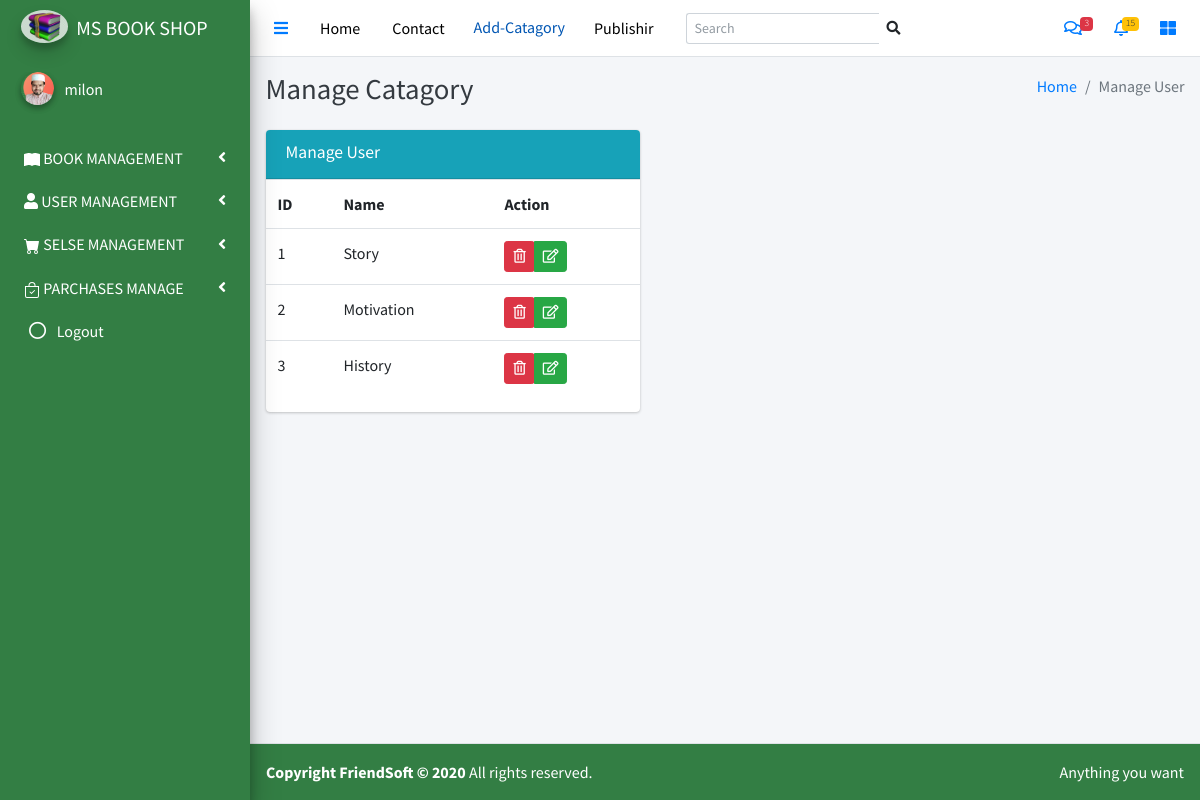
Page /manage-catagory (signed in) on the committed database.
### tables this page shows
create table lib_catagory(
id int(10) primary key auto_increment,
name varchar(20) not null,
created_at timestamp
);

### db_config.php (called while the page is built, shortened)
<?php
$ex="lib_";
?>

### models/Catagory.class.php (called while the page is built, shortened)
<?php
  class CatagoryView{
        function __construct($id,$catagoryname){
        $this->id=$id;
        $this->catagoryname=$catagoryname;
        }
        public static function get_catagory(){
              global $db;
              global $ex;
              $sql="select id,name from {$ex}catagory";
              $catagorys=$db->query($sql);
              $data=[];
              while($catagory=$catagorys->fetch_object()){
                $catagory=new CatagoryView($catagory->id,$catagory->name);
                array_push($data,$catagory);
              }
              return $data;
            }
    }
?>

### pages/manage_catagory.php (the view, shortened to what this page needs)
<div class="content-header">
   <div class="container">
      <div class="row mb-2">
         <div class="col">
            <h1 class="m-0 text-dark">
               Manage Catagory
            </h1>
         </div>
         <div class="col">
           <ol class="breadcrumb float-sm-right">
              <li class="breadcrumb-item"><a href="#">Home</a></li>
              <li class="breadcrumb-item active">Manage User</li>
            </ol>
         </div>
      </div>
   </div>
</div>
<div class="content">
   <div class="container">
      <div class="row">
         <div class="col-sm-5">
            <div class="card card-info">
                     <div class="card-header">
                        <h3 class="card-title">Manage User</h3>
                        <br><?php echo isset($message)?$message:"" ?>
                     </div>
               <table class="table">
               <?php
                    echo "<tr><th>ID</th><th>Name</th><th>Action</th></tr>";
                    $catagorys=CatagoryView::get_catagory();
                    foreach($catagorys as $catagory){
                    echo "<tr>";
                    echo "<td>$catagory->id</td>";
                    echo "<td>$catagory->catagoryname</td>";
                    echo "<td>";
                        echo "<div class='btn-group'>";
                           Action_delete($catagory->id);
                        $json=json_encode(["id"=>"$catagory->id","catagoryname"=>"$catagory->catagoryname"]);
                        echo "<button type='button' class='btn btn-success btn-sm btn-edit' name='btnEdit' value='edit' data-toggle='modal' data-target='#catgory-edit' data-json='$json'><i class='far fa-edit'></i></button>";
                        echo "</div>";
                    echo "</td>";
                    echo "</tr>";
                  }
               ?>
               </table>
            </div>
         </div>
      </div>
   </div>
</div>

### lib/components.php (shortened to what this page needs)
<?php
  function Action_delete($id){
    echo "<form action='#' method='post' onSubmit='return confirm(\"Are you sure?\")'>";
    echo "<button type='submit' class='btn btn-danger btn-sm' name='btnDel' value='del'><i class='far fa-trash-alt'></i></button>";
    echo "</form>";
  }
?>

### rows in the picture
lib_catagory: id "1", name "Story"
lib_catagory: id "2", name "Motivation"
lib_catagory: id "3", name "History"

### other values in the picture
$_SESSION["s_username"] "milon"
